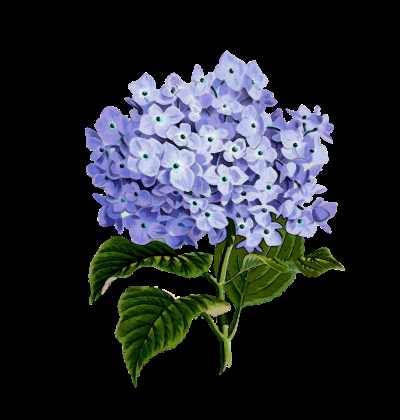
#> input picture media/print1.png, 400 x 420 px
$ python main.py
#> lines starting #> are read from the running program, lines starting #| are printed output that depends on the picture; after the words box and inside, x2 and y2 are one past the last pixel; in counts of white or black regions, pixels touching at a corner belong together
### brightness.py
import cv2

def map(x, in_min, in_max, out_min, out_max):
	return int((x-in_min) * (out_max-out_min) / (in_max-in_min) + out_min)

def apply_brightness_contrast(input_img, brightness = 255, contrast = 127):
	brightness = map(brightness, 0, 510, -255, 255)
	contrast = map(contrast, 0, 254, -127, 127)
	if brightness != 0:
		if brightness > 0:
			shadow = brightness
			highlight = 255
		else:
			shadow = 0
			highlight = 255 + brightness
			alpha_b = (highlight - shadow)/255
			gamma_b = shadow
			buf = cv2.addWeighted(input_img, alpha_b, input_img, 0, gamma_b)
	else:
		buf = input_img.copy()
	if contrast != 0:
		f = float(131 * (contrast + 127)) / (127 * (131 - contrast))
		alpha_c = f
		gamma_c = 127*(1-f)
		buf = cv2.addWeighted(buf, alpha_c, buf, 0, gamma_c)
	#cv2.putText(buf,'B:{},C:{}'.format(brightness,contrast),(10, 30), cv2.FONT_HERSHEY_SIMPLEX, 1, (0, 0, 255), 2)
	return buf

# [5 lines left out: function funcBrightContrast, not called in this run]

# [12 lines that do not run on import are left out]
cv2.waitKey(0)

### main.py
import sys
import cv2
import brightness
import time

# read source print image and make a mask of it: 0/1 -> 0/255
img_mask = cv2.imread('./media/print1.png', cv2.IMREAD_GRAYSCALE)
#> img_mask: shape (420, 400); min 0, max 255, mean 39.9
print(sys.getsizeof(img_mask))
#| 168128
img_mask[img_mask > 0] = 255
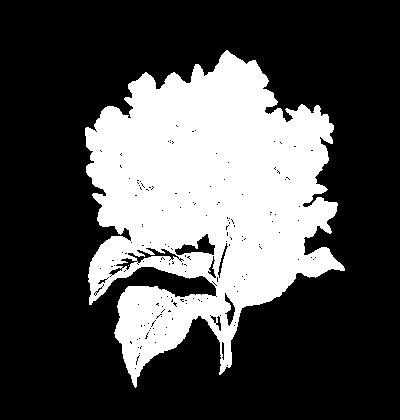
#> img_mask: shape (420, 400); 30.5% white; 2 white regions (1 under 20 px), largest, box (x1, y1, x2, y2) and area: (85, 50, 345, 388) 51239

# read background and print images as is (BGR)
img_bg = cv2.imread('./media/bg.png')
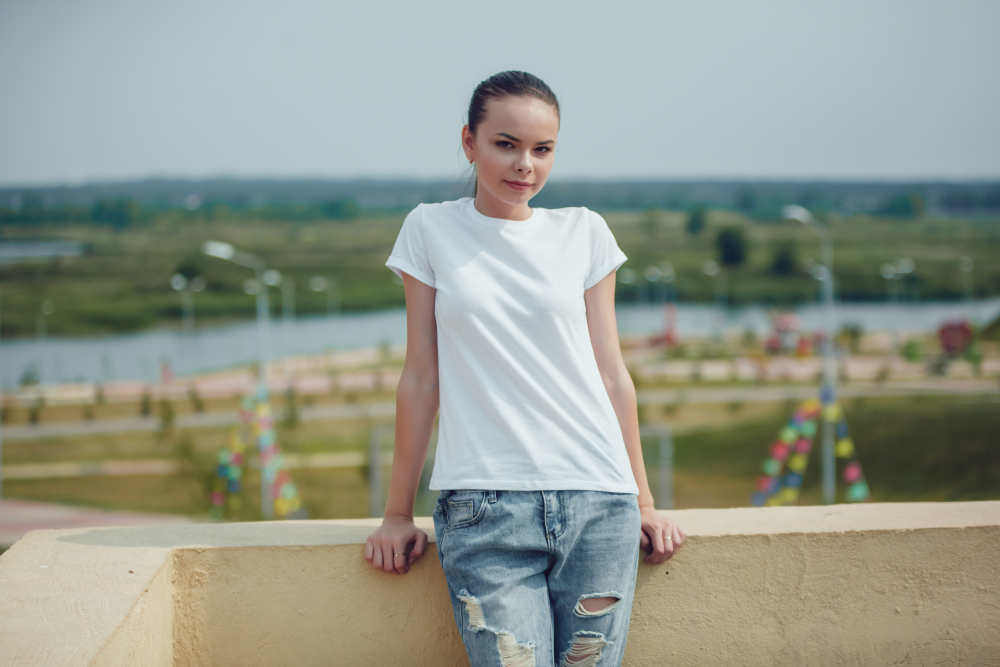
#> input picture media/bg.png, 1000 x 667 px
#> img_bg is the input picture: shape (667, 1000, 3); mean B, G, R 141.4, 153.4, 147
img_print = cv2.imread('./media/print1.png')
#> img_print is the input picture: shape (420, 400, 3); mean B, G, R 44.3, 39.6, 36.3

# set paste rectangle: wxyh - (x,y,w,h), rect - (x,y,x+w,y+h)
xywh = (470, 260, 90, 90)
rect = xywh[:2] + (xywh[0] + xywh[2], xywh[1] + xywh[3])

# resize print and mask to the target rectangle size
img_print_resized = cv2.resize(img_print, xywh[2:], interpolation = cv2.INTER_CUBIC)
img_mask_resized = cv2.resize(img_mask, xywh[2:], interpolation = cv2.INTER_CUBIC)

# crop tshirt from the source background image and apply bright + contrast
img_cropped_bg = img_bg[rect[1]:rect[3], rect[0]:rect[2]]
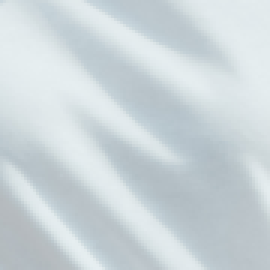
#> img_cropped_bg: shape (90, 90, 3) (shown 3 times larger); mean B, G, R 217.6, 213.6, 203.7
img_cropped_bg = brightness.apply_brightness_contrast(img_cropped_bg, 150, 200)
#> in apply_brightness_contrast, `buf = cv2.addWeighted(buf, alpha_c, buf, 0, gamma_c)`:
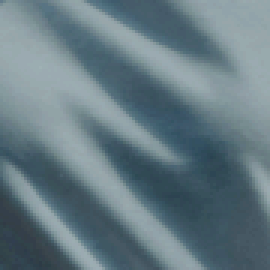
#> buf: shape (90, 90, 3) (shown 3 times larger); mean B, G, R 130.6, 122.2, 101.4

# merge img_cropped_bg and print image for shaddowing
img_merged = cv2.addWeighted(img_cropped_bg, 0.7, img_print_resized, 0.5, 0)
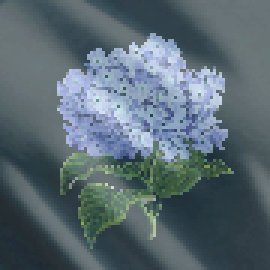
#> img_merged: shape (90, 90, 3) (shown 3 times larger); mean B, G, R 113.6, 105.4, 89.3
img_merged[img_mask_resized == 0] = (0, 0, 0)
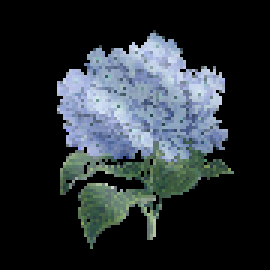
#> img_merged: shape (90, 90, 3) (shown 3 times larger); mean B, G, R 50.9, 46.5, 40

# put merge image to the sourc background: img_bg[rect[1]:rect[3], rect[0]:rect[2]] = img_merged
img_result = img_bg.copy()
for y in range(xywh[2]):
	for x in range(xywh[3]):
		if img_mask_resized[y,x] > 0: img_result[y+xywh[1],x+xywh[0]] = img_merged[y,x]
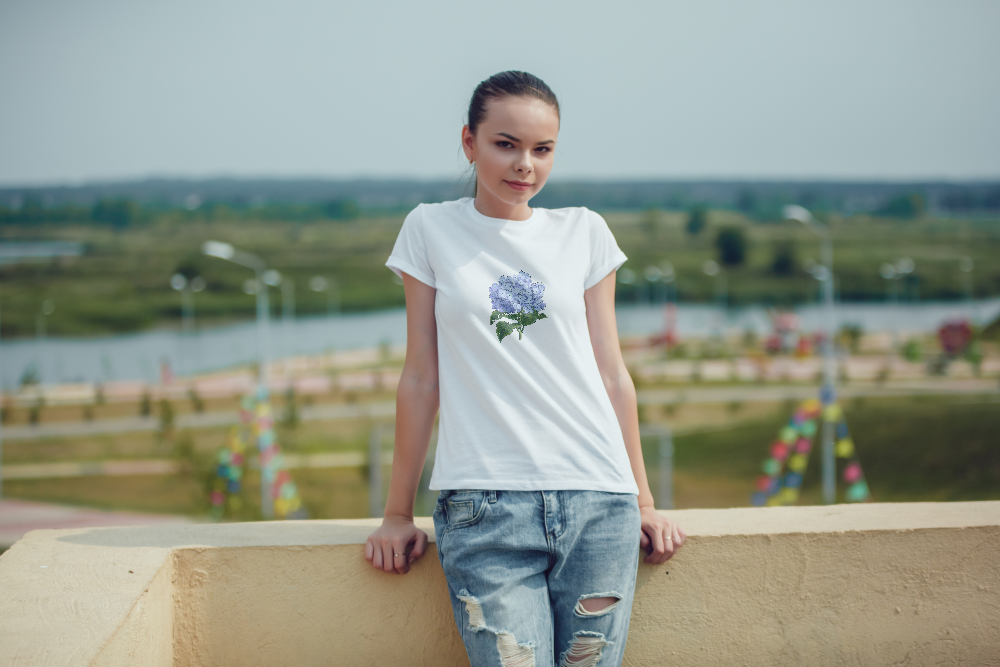
#> img_result: shape (667, 1000, 3); 0.39% of pixels changed, all inside (x1, y1, x2, y2) = (489, 270, 548, 343)

# show chick
cv2.imshow('img_result', img_result)
cv2.waitKey(0)
